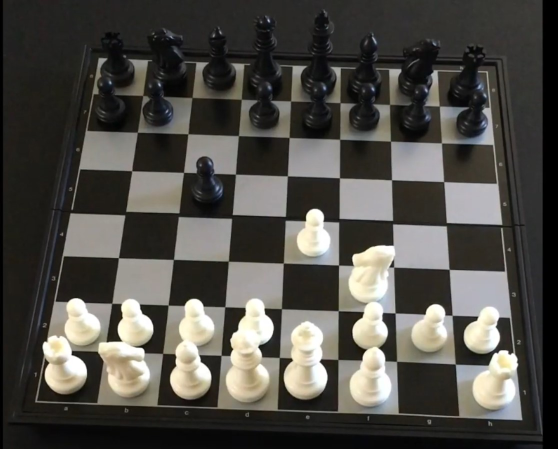
#> input picture test_images/sample2.jpg, 1116 x 897 px (shown at 1/2 size)
$ python capture_image.py
#> lines starting #> are read from the running program, lines starting #| are printed output that depends on the picture; after the words box and inside, x2 and y2 are one past the last pixel; in counts of white or black regions, pixels touching at a corner belong together
import cv2
import numpy as np

def perspective_transform(img, pts):
    """Apply perspective transform based on selected points and draw points on the transformed image."""
    width, height = img.shape[1], img.shape[0]
    dst_size = max(width, height)

    # Destination points for perspective transform (top-left, top-right, bottom-left, bottom-right)
    dst_pts = np.float32([[0, 0], [dst_size - 1, 0], [0, dst_size - 1], [dst_size - 1, dst_size - 1]])

    # Compute perspective transform matrix
    M = cv2.getPerspectiveTransform(pts, dst_pts)

    # Apply perspective transform to the image
    transformed_img = cv2.warpPerspective(img, M, (dst_size, dst_size))

    # Draw selected points on the transformed image
    for pt in pts:
        cv2.circle(transformed_img, (int(pt[0]), int(pt[1])), 5, (0, 255, 0), -1)  # Green circle

    return transformed_img

def init_trackbars(window_name, img, placeholder_size):
    """Initialize trackbars with image corner points."""
    width, height = img.shape[1], img.shape[0]

    # Set default corner points to the corners of the image
    default_pts = np.float32([[0, 0], [width - 1, 0], [0, height - 1], [width - 1, height - 1]])

    # Create named window and trackbars
    cv2.namedWindow(window_name)

    for i, pt in enumerate(['TL', 'TR', 'BL', 'BR']):
        cv2.createTrackbar(f'x_{pt}', window_name, int(default_pts[i, 0]), width - 1, lambda x: None)
        cv2.createTrackbar(f'y_{pt}', window_name, int(default_pts[i, 1]), height - 1, lambda x: None)

    # Display a placeholder image to reserve space for trackbars
    cv2.imshow(window_name, np.zeros(placeholder_size, dtype=np.uint8))

    return default_pts

def get_trackbar_values(window_name):
    """Retrieve current trackbar values."""
    pts = []

    for i, pt in enumerate(['TL', 'TR', 'BL', 'BR']):
        x = cv2.getTrackbarPos(f'x_{pt}', window_name)
        y = cv2.getTrackbarPos(f'y_{pt}', window_name)
        pts.append([x, y])

    return np.float32(pts)

def main():
    # Load input image
    img_path = 'test_images/sample2.jpg'
    input_size = (400, 400)
    img = cv2.imread(img_path)
#> img is the input picture: shape (897, 1116, 3); mean B, G, R 71.7, 77.1, 79.1

    if img is None:
        print(f"Error: Unable to load image from {img_path}")
        return

    # Resize input image to a fixed size
    img = cv2.resize(img, input_size)
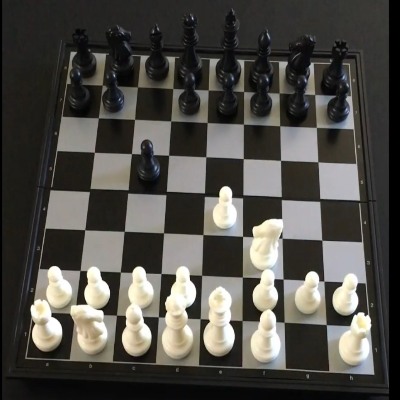
#> img: shape (400, 400, 3); mean B, G, R 71.6, 77, 79

    # Define sizes for windows and placeholder image
    slider_window_name = 'Perspective Transformation (Slider Interface)'
    transformed_window_name = 'Transformed Image'
    placeholder_size = (20, 400)  # Adjust size to reserve space for trackbars

    # Initialize trackbars and get default points
    default_pts = init_trackbars(slider_window_name, img, placeholder_size)
#> default_pts = [[0, 0], [399, 0], [0, 399], [399, 399]]

    while True:
        # Get current trackbar values
        pts = get_trackbar_values(slider_window_name)
#> pts = [[0, 0], [399, 0], [0, 399], [399, 399]]

        # Apply perspective transform based on current points
        transformed_img = perspective_transform(img, pts)
#> after the loop in perspective_transform, `for pt in pts:`: transformed_img: shape (400, 400, 3); 0.06% of pixels changed, all inside (x1, y1, x2, y2) = (0, 0, 400, 400)

        # Display original and transformed images
        cv2.imshow('Original Image', img)
        cv2.imshow(transformed_window_name, transformed_img)

        # Check for key press
        key = cv2.waitKey(1) & 0xFF
#> (key q is pressed here)
        if key == ord('q'):  # Quit on 'q' key press
            break

    # Clean up and close windows
    cv2.destroyAllWindows()

if __name__ == '__main__':
    main()

$ run again, with test_images/sample3.jpg copied over test_images/sample2.jpg
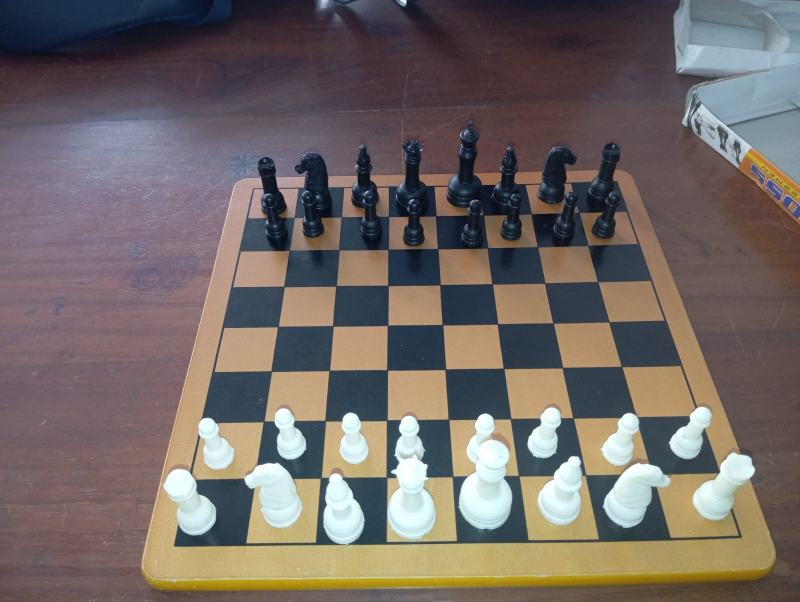
#> input picture test_images/sample3.jpg, 1600 x 1204 px (shown at 1/2 size)
#> in main, img is the input picture: shape (1204, 1600, 3); mean B, G, R 101, 104.8, 114
#> in main, `img = cv2.resize(img, input_size)`:
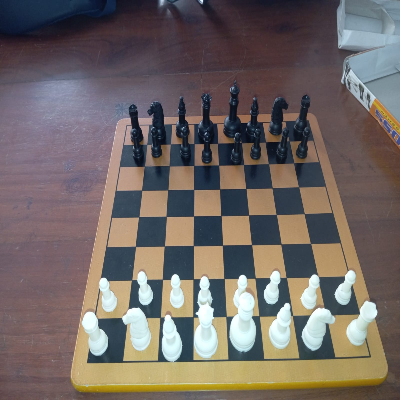
#> img: shape (400, 400, 3); mean B, G, R 100.9, 104.7, 113.8
#> in main, `default_pts = init_trackbars(slider_window_name, img, placeholder_size)`: default_pts = [[0, 0], [399, 0], [0, 399], [399, 399]]

$ run again, with test_images/test.png saved as test_images/sample2.jpg
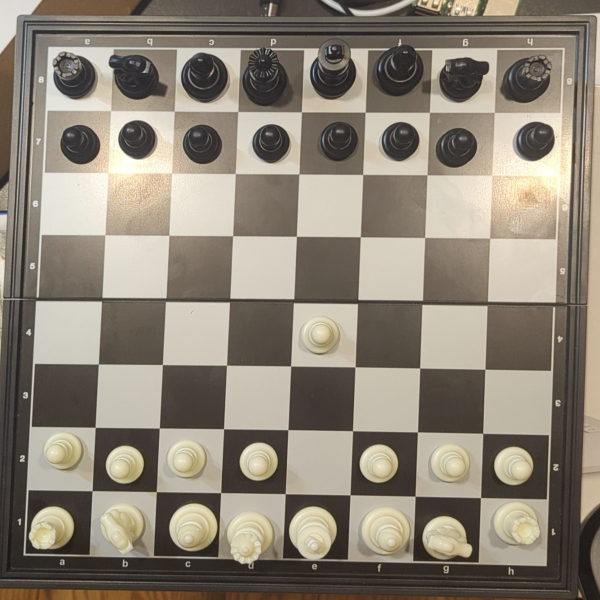
#> input picture test_images/test.png, 1200 x 1200 px (shown at 1/2 size)
#> in main, img is the input picture: shape (1200, 1200, 3); mean B, G, R 118, 131.7, 140.3
#> in main, `img = cv2.resize(img, input_size)`:
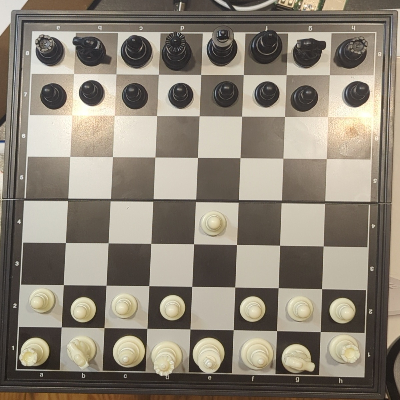
#> img: shape (400, 400, 3); mean B, G, R 118, 131.7, 140.3
#> in main, `default_pts = init_trackbars(slider_window_name, img, placeholder_size)`: default_pts = [[0, 0], [399, 0], [0, 399], [399, 399]]

$ run again, with test_images/the1.png saved as test_images/sample2.jpg
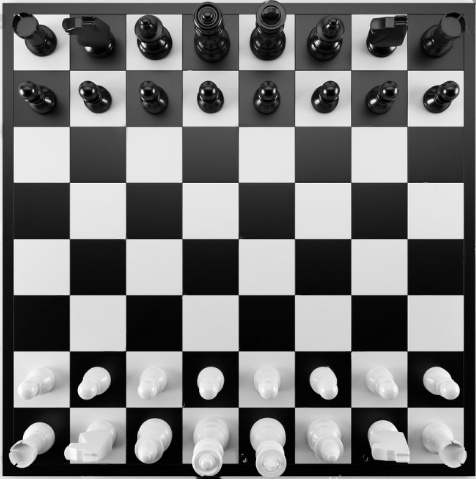
#> input picture test_images/the1.png, 476 x 479 px
#> in main, img is the input picture: shape (479, 476, 3); mean B, G, R 117.6, 117.6, 117.6
#> in main, `img = cv2.resize(img, input_size)`:
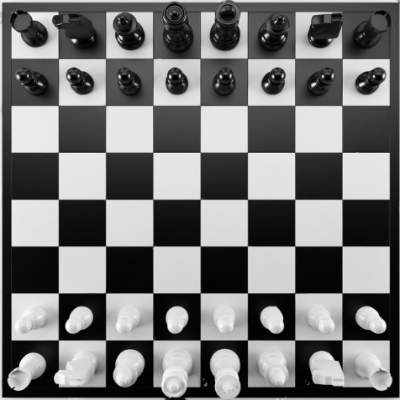
#> img: shape (400, 400, 3); mean B, G, R 117.6, 117.6, 117.6
#> in main, `default_pts = init_trackbars(slider_window_name, img, placeholder_size)`: default_pts = [[0, 0], [399, 0], [0, 399], [399, 399]]
